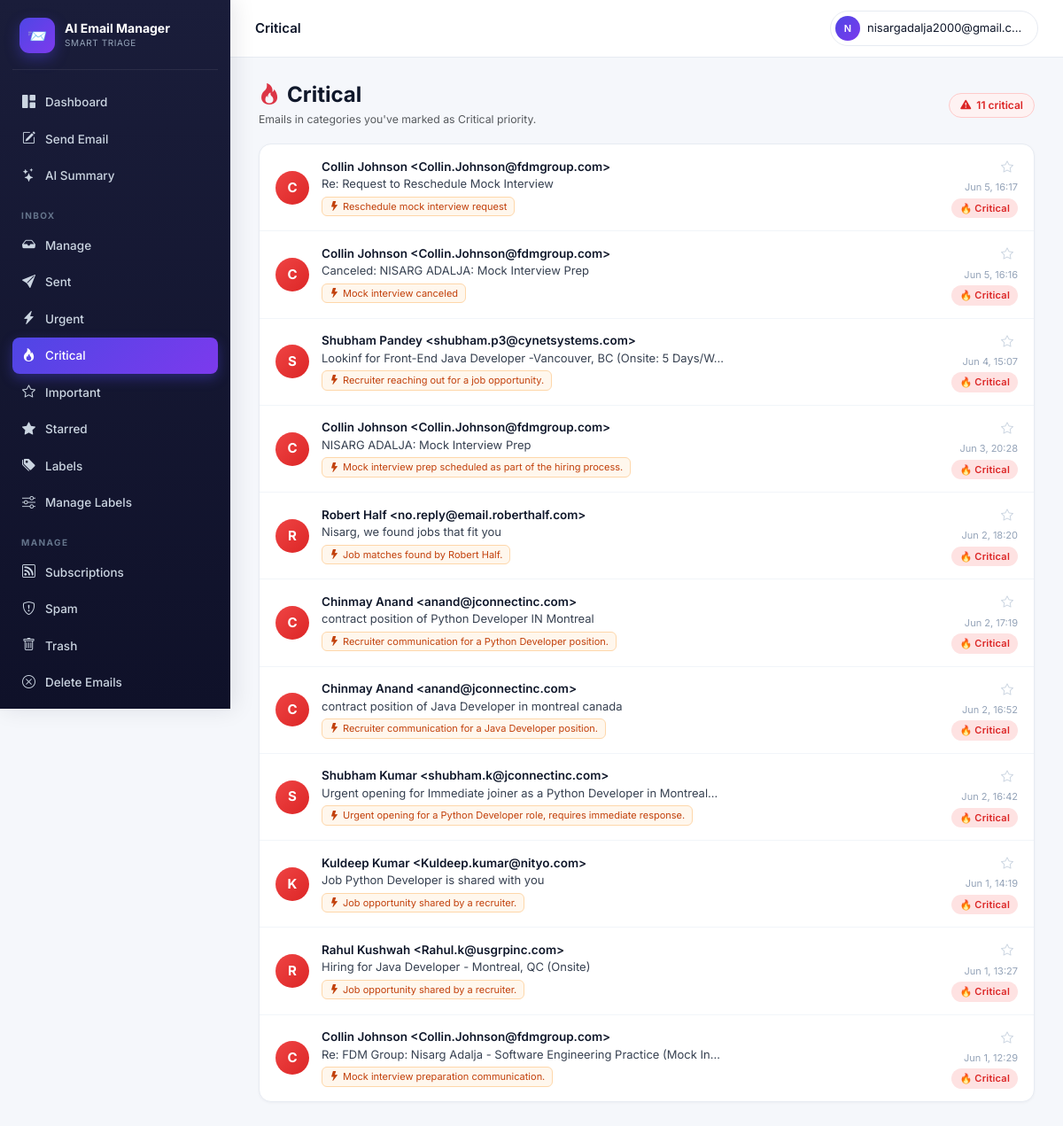
The page /accounts/urgent/ (signed in) on the database its author committed.
### accounts/models.py (models this page shows)
class ClassifiedEmail(models.Model):
    user            = models.ForeignKey(User, on_delete=models.CASCADE, related_name="classified_emails")
    gmail_id        = models.CharField(max_length=64)
    thread_id       = models.CharField(max_length=64, blank=True)
    subject         = models.CharField(max_length=500, blank=True)
    sender          = models.CharField(max_length=300, blank=True)
    sender_email    = models.CharField(max_length=200, blank=True)
    snippet         = models.TextField(blank=True)
    received_at     = models.DateTimeField(null=True, blank=True)
    category        = models.ForeignKey(EmailCategory, on_delete=models.SET_NULL, null=True, blank=True)
    custom_category = models.ForeignKey(UserCustomCategory, on_delete=models.SET_NULL, null=True, blank=True)
    importance      = models.IntegerField(default=3)
    is_urgent       = models.BooleanField(default=False)
    is_event        = models.BooleanField(default=False)
    event_when      = models.CharField(max_length=120, blank=True)
    reason          = models.TextField(blank=True)
    action_taken    = models.CharField(max_length=16, default="kept")
    unsubscribe_url = models.URLField(max_length=1000, blank=True)
    classified_at   = models.DateTimeField(auto_now_add=True)
    class Meta:
        unique_together = [("user", "gmail_id")]
        indexes = [models.Index(fields=["user", "-received_at"])]

### accounts/views.py (the view)
# urls.py: path("urgent/",           views.urgent_view,     name="urgent"),
@login_required
def urgent_view(request):
    from .models import UserCategoryPreference
    critical_cat_ids = UserCategoryPreference.objects.filter(
        user=request.user, tier="critical"
    ).values_list("category_id", flat=True)
    qs = (ClassifiedEmail.objects.filter(user=request.user, category__in=critical_cat_ids)
          .select_related("category").order_by("-received_at")[:100])
    return render(request, "urgent.html", {"emails": qs})

### accounts/context_processors.py (called while the page is built)
def active_job(request):
    if not request.user.is_authenticated:
        return {}
    job = (ClassificationJob.objects
           .filter(user=request.user, status__in=["pending", "running"])
           .order_by("-id").first())
    return {"global_active_job": job}

### templates/urgent.html (shortened to what this page needs)
{% extends "base.html" %}{% block title %}Critical{% endblock %}
{% block topbar_title %}Critical{% endblock %}
{% block body %}
<div class="urg-header">
  <div>
    <h4 class="mb-1 fw-bold" style="color:#0f172a"><i class="bi bi-fire text-danger me-2"></i>Critical</h4>
    <p class="text-muted small mb-0">Emails in categories you've marked as Critical priority.</p>
  </div>
  {% if emails %}
    <span class="urg-count"><i class="bi bi-exclamation-triangle-fill"></i>{{ emails|length }} critical</span>
  {% endif %}
</div>
<div class="card-modern p-0">
  <ul class="elist">
    {% for e in emails %}
      <li class="elist-item" onclick="window.location='{% url 'email_detail' e.gmail_id %}?back=urgent'">
        <div class="elist-avatar" style="background:linear-gradient(135deg,#ef4444,#dc2626)">{{ e.sender|slice:":1"|upper }}</div>
        <div class="elist-body">
          <div class="elist-sender">{{ e.sender|truncatechars:45 }}</div>
          <div class="elist-subject">{{ e.subject|truncatechars:70 }}</div>
          {% if e.reason %}
            <span class="reason-chip"><i class="bi bi-lightning-fill me-1"></i>{{ e.reason|truncatechars:80 }}</span>
          {% endif %}
        </div>
        <div class="elist-meta">
          <button class="star-btn" data-mid="{{ e.gmail_id }}" data-starred="0" onclick="toggleStar(event,this)" title="Star this email"><i class="bi bi-star"></i></button>
          <span class="elist-time local-ts" data-ts="{{ e.received_at|date:'c' }}">{{ e.received_at|date:"M d, H:i" }}</span>
          <span class="badge-tier tier-critical">🔥 Critical</span>
        </div>
      </li>
    {% empty %}
      <li class="elist-empty">
        <i class="bi bi-check-circle-fill text-success"></i>
        <strong>No critical emails right now</strong>
        <p class="small mt-1 mb-0">Nothing in your Critical-tier categories at the moment.</p>
      </li>
    {% endfor %}
  </ul>
</div>
{% endblock %}

### templates/base.html (shortened to what this page needs)
{% load static %}
<!doctype html>
<html lang="en">
<head>
<link href="https://cdn.jsdelivr.net/npm/bootstrap@5.3.3/dist/css/bootstrap.min.css" rel="stylesheet">
<link href="https://cdn.jsdelivr.net/npm/bootstrap-icons@1.11.3/font/bootstrap-icons.css" rel="stylesheet">
</head>
<body>
<div class="app-shell">
  <aside class="sidebar" id="sidebar">
    <div class="brand">
      <div class="brand-logo">📨</div>
      <div>
        <div class="brand-name">AI Email Manager</div>
        <div class="brand-sub">Smart triage</div>
      </div>
    </div>
    <nav>
      <a class="side-link {% if request.resolver_match.url_name == 'dashboard' %}active{% endif %}" href="{% url 'dashboard' %}">
        <i class="bi bi-grid-1x2-fill"></i> Dashboard
      </a>
      <button class="side-link" style="background:none;border:none;width:100%;cursor:pointer;text-align:left"
              onclick="openComposeModal()">
        <i class="bi bi-pencil-square"></i> Send Email
      </button>
      <a class="side-link {% if request.resolver_match.url_name == 'email_summary' %}active{% endif %}" href="{% url 'email_summary' %}">
        <i class="bi bi-stars"></i> AI Summary
      </a>
      <div class="side-section">Inbox</div>
      <a class="side-link {% if request.resolver_match.url_name == 'manage_emails' %}active{% endif %}" href="{% url 'manage_emails' %}">
        <i class="bi bi-inbox-fill"></i> Manage
      </a>
      <a class="side-link {% if request.resolver_match.url_name == 'sent' %}active{% endif %}" href="{% url 'sent' %}">
        <i class="bi bi-send-fill"></i> Sent
      </a>
      <a class="side-link {% if request.resolver_match.url_name == 'action_needed' %}active{% endif %}" href="{% url 'action_needed' %}">
        <i class="bi bi-lightning-charge-fill"></i> Urgent
      </a>
      <a class="side-link {% if request.resolver_match.url_name == 'urgent' %}active{% endif %}" href="{% url 'urgent' %}">
        <i class="bi bi-fire"></i> Critical
      </a>
      <a class="side-link {% if request.resolver_match.url_name == 'important' %}active{% endif %}" href="{% url 'important' %}">
        <i class="bi bi-star"></i> Important
      </a>
      <a class="side-link {% if request.resolver_match.url_name == 'starred' %}active{% endif %}" href="{% url 'starred' %}">
        <i class="bi bi-star-fill"></i> Starred
      </a>
      <a class="side-link {% if request.resolver_match.url_name == 'labels' %}active{% endif %}" href="{% url 'labels' %}">
        <i class="bi bi-tags-fill"></i> Labels
      </a>
      <a class="side-link {% if request.resolver_match.url_name == 'manage_labels' %}active{% endif %}" href="{% url 'manage_labels' %}">
        <i class="bi bi-sliders"></i> Manage Labels
      </a>
      <div class="side-section">Manage</div>
      <a class="side-link {% if request.resolver_match.url_name == 'subscriptions' %}active{% endif %}" href="{% url 'subscriptions' %}">
        <i class="bi bi-rss"></i> Subscriptions
      </a>
      <a class="side-link {% if request.resolver_match.url_name == 'spam' %}active{% endif %}" href="{% url 'spam' %}">
        <i class="bi bi-shield-exclamation"></i> Spam
      </a>
      <a class="side-link {% if request.resolver_match.url_name == 'trash' %}active{% endif %}" href="{% url 'trash' %}">
        <i class="bi bi-trash"></i> Trash
      </a>
      <a class="side-link {% if request.resolver_match.url_name == 'delete_emails' %}active{% endif %}" href="{% url 'delete_emails' %}">
        <i class="bi bi-x-circle"></i> Delete Emails
      </a>
      <div class="side-section">Settings</div>
    </nav>
  </aside>
  <div class="main-wrap">
    <header class="topbar">
      <div class="topbar-left">
        <div class="topbar-title">{% block topbar_title %}{% endblock %}</div>
      </div>
      <div class="topbar-right">
        <div class="dropdown">
          <button class="user-chip dropdown-toggle" data-bs-toggle="dropdown" aria-expanded="false">
            <span class="user-avatar">{{ user.email|slice:":1"|upper }}</span>
            <span class="d-none d-sm-inline" style="max-width:180px;overflow:hidden;text-overflow:ellipsis;white-space:nowrap">{{ user.email }}</span>
          </button>
        </div>
      </div>
    </header>
    <main class="main">
      {% block body %}{% endblock %}
    </main>
  </div>
</div>
</body>
</html>

### templates/base.html (style rules this page uses)
:root { --bg:#f5f7fb;--surface:#fff;--border:#e7ebf2; --text:#0f172a;--muted:#64748b; --primary:#4f46e5;--primary-2:#4338ca;--primary-light:#eef2ff; --critical:#dc2626;--important:#f59e0b;--normal:#3b82f6;--low:#94a3b8;--ignore:#475569; --gradient:linear-gradient(135deg,#667eea 0%,#764ba2 100%); --gradient-2:linear-gradient(135deg,#4f46e5 0%,#7c3aed 100%); --sidebar-w:260px; }
* { box-sizing:border-box }
html,body { margin:0;padding:0 }
body { font-family:'Inter',-apple-system,BlinkMacSystemFont,'Segoe UI',sans-serif;background:var(--bg);color:var(--text);font-size:14px;line-height:1.5;-webkit-font-smoothing:antialiased }
.app-shell { display:flex;min-height:100vh }
.sidebar { width:var(--sidebar-w);background:linear-gradient(180deg,#1a1d3a 0%,#0f1129 100%);color:#cbd5e1;padding:20px 14px 60px;flex-shrink:0;position:fixed;top:0;left:0;height:100vh;overflow-y:auto;-webkit-overflow-scrolling:touch;overscroll-behavior:contain;z-index:200;transition:transform .25s ease;box-shadow:4px 0 24px rgba(15,23,42,.1) }
.main-wrap { flex:1;min-width:0;background:var(--bg);margin-left:var(--sidebar-w);transition:margin-left .25s ease }
.brand { display:flex;align-items:center;gap:11px;padding:0 8px 18px;border-bottom:1px solid rgba(255,255,255,.08);margin-bottom:16px }
.brand-logo { width:40px;height:40px;background:var(--gradient-2);border-radius:11px;display:grid;place-items:center;font-size:18px;flex-shrink:0;box-shadow:0 6px 16px rgba(79,70,229,.4) }
.brand-name { color:#fff;font-weight:700;font-size:14px;line-height:1.2 }
.brand-sub { color:#94a3b8;font-size:10px;letter-spacing:.06em;text-transform:uppercase;margin-top:1px }
.side-section { color:#64748b;font-size:10px;letter-spacing:.14em;text-transform:uppercase;padding:16px 10px 6px;font-weight:700 }
.side-link { display:flex;align-items:center;gap:10px;color:#cbd5e1;text-decoration:none;padding:9px 10px;border-radius:8px;font-size:13.5px;font-weight:500;transition:all .15s;margin-bottom:1px }
.side-link i { font-size:15px;width:17px;text-align:center;flex-shrink:0 }
.side-link.active { background:var(--gradient-2);color:#fff;box-shadow:0 5px 14px rgba(79,70,229,.38) }
.topbar { display:flex;align-items:center;justify-content:space-between;background:#fff;border-bottom:1px solid var(--border);padding:12px 28px;position:sticky;top:0;z-index:100;gap:12px }
.topbar-left { display:flex;align-items:center;gap:14px }
.topbar-title { font-weight:600;font-size:15px;color:var(--text) }
.topbar-right { display:flex;align-items:center;gap:10px }
.user-chip { display:flex;align-items:center;gap:8px;background:#fff;border:1px solid var(--border);padding:5px 12px 5px 5px;border-radius:30px;cursor:pointer;font-size:13px;color:var(--text);transition:all .15s }
.user-chip::after { display:none }
.user-avatar { width:28px;height:28px;border-radius:50%;background:var(--gradient-2);color:#fff;font-weight:600;display:grid;place-items:center;font-size:11px;flex-shrink:0 }
.main { padding:28px 32px;max-width:1400px }
.card-modern { background:#fff;border:1px solid var(--border);border-radius:14px;padding:22px;box-shadow:0 1px 3px rgba(15,23,42,.04) }
.elist { list-style:none;margin:0;padding:0 }
.elist-item { display:flex;align-items:center;gap:14px;padding:14px 18px;border-bottom:1px solid #f1f5f9;cursor:pointer;transition:background .13s;text-decoration:none;color:inherit }
.elist-item:last-child { border-bottom:0 }
.elist-avatar { width:38px;height:38px;border-radius:50%;display:grid;place-items:center;font-weight:700;font-size:15px;flex-shrink:0;text-transform:uppercase;color:#fff }
.elist-body { flex:1;min-width:0 }
.elist-sender { font-weight:600;font-size:13.5px;color:#0f172a;line-height:1.3;white-space:nowrap;overflow:hidden;text-overflow:ellipsis }
.elist-subject { font-size:13px;color:#374151;margin-top:1px;white-space:nowrap;overflow:hidden;text-overflow:ellipsis }
.elist-meta { flex-shrink:0;text-align:right;display:flex;flex-direction:column;align-items:flex-end;gap:4px }
.elist-time { font-size:11px;color:#94a3b8;white-space:nowrap }
.badge-tier { display:inline-block;font-size:11px;padding:3px 9px;border-radius:20px;font-weight:600;letter-spacing:.02em }
.tier-critical { background:#fee2e2;color:var(--critical) }
.star-btn { background:transparent;border:none;cursor:pointer;padding:4px 5px;border-radius:6px;color:#cbd5e1;line-height:1;transition:color .15s,transform .15s;flex-shrink:0 }

### rows shown on the page
ClassifiedEmail: sender "C", sender "Collin Johnson <Collin.Johnson@fdmgroup.com>", subject "Re: Request to Reschedule Mock Interview", reason "Reschedule mock interview request"
ClassifiedEmail: sender "C", sender "Collin Johnson <Collin.Johnson@fdmgroup.com>", subject "Canceled: NISARG ADALJA: Mock Interview Prep", reason "Mock interview canceled"
ClassifiedEmail: sender "S", sender "Shubham Pandey <shubham.p3@cynetsystems.com>", subject "Lookinf for Front-End Java Developer -Vancouver, BC (Onsite: 5 Days/W…", reason "Recruiter reaching out for a job opportunity."
ClassifiedEmail: sender "C", sender "Collin Johnson <Collin.Johnson@fdmgroup.com>", subject "NISARG ADALJA: Mock Interview Prep", reason "Mock interview prep scheduled as part of the hiring process."
ClassifiedEmail: sender "R", sender "Robert Half <no.reply@email.roberthalf.com>", subject "Nisarg, we found jobs that fit you", reason "Job matches found by Robert Half."
ClassifiedEmail: sender "C", sender "Chinmay Anand <anand@jconnectinc.com>", subject "contract position of Python Developer IN Montreal", reason "Recruiter communication for a Python Developer position."
ClassifiedEmail: sender "C", sender "Chinmay Anand <anand@jconnectinc.com>", subject "contract position of Java Developer in montreal canada", reason "Recruiter communication for a Java Developer position."
ClassifiedEmail: sender "S", sender "Shubham Kumar <shubham.k@jconnectinc.com>", subject "Urgent opening for Immediate joiner as a Python Developer in Montreal…", reason "Urgent opening for a Python Developer role, requires immediate response."
ClassifiedEmail: sender "K", sender "Kuldeep Kumar <Kuldeep.kumar@nityo.com>", subject "Job Python Developer is shared with you", reason "Job opportunity shared by a recruiter."
ClassifiedEmail: sender "R", sender "Rahul Kushwah <Rahul.k@usgrpinc.com>", subject "Hiring for Java Developer - Montreal, QC (Onsite)", reason "Job opportunity shared by a recruiter."
ClassifiedEmail: sender "C", sender "Collin Johnson <Collin.Johnson@fdmgroup.com>", subject "Re: FDM Group: Nisarg Adalja - Software Engineering Practice (Mock In…", reason "Mock interview preparation communication."

### other values the page prints
{{ user.email|slice:":1"|upper }} "N"
{{ user.email }} "nisargadalja2000@gmail.c…"
{{ emails|length }} "11"
